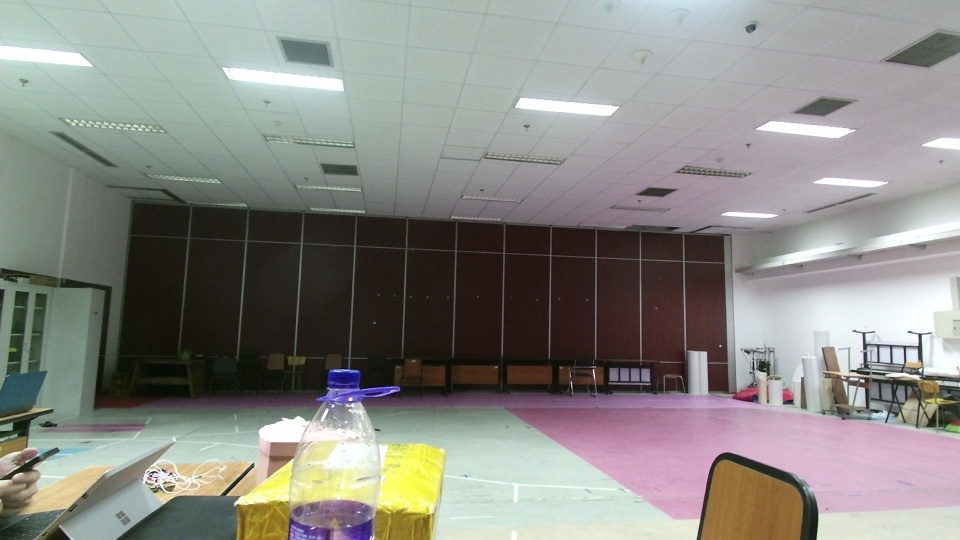
#> input picture modules/circle_detector/include/circle_detector/img/0.jpeg, 960 x 540 px
$ python circle_detector.py   (older library calls are emulated)
#> lines starting #> are read from the running program, lines starting #| are printed output that depends on the picture; after the words box and inside, x2 and y2 are one past the last pixel; in counts of white or black regions, pixels touching at a corner belong together
import numpy as np
import cv2
from matplotlib import pyplot as plt

class LineDetector():
    def __init__(self):
        # Images to be processed
        self.bgr = np.empty(0)
        self.hsv = np.empty(0)
        self.edges = np.empty(0)

        # Color value range in HSV space: default
        self.hsv_white1 = np.array([0, 0, 150])
        self.hsv_white2 = np.array([180, 60, 255])
        self.hsv_yellow1 = np.array([25, 140, 100])
        self.hsv_yellow2 = np.array([45, 255, 255])
        self.hsv_red1 = np.array([0, 140, 100])
        self.hsv_red2 = np.array([15, 255, 255])
        self.hsv_red3 = np.array([165, 140, 100])
        self.hsv_red4 = np.array([180, 255, 255])

        # Parameters for dilation, Canny, and etc: default
        self.dilation_kernel_size = 3
        self.canny_thresholds = [80,200]
        self.hough_threshold  = 20
        self.hough_min_line_length = 3
        self.hough_max_line_gap = 1
        self.max_color_dist=150
        self.coeff_yellow=1.25
        self.coeff_white=0.75
        self.sobel_threshold = 40.

    def _colorFilter(self, color):
        # threshold colors in HSV space
        if color == 'white':
            bw = cv2.inRange(self.hsv, self.hsv_white1, self.hsv_white2)
        elif color == 'yellow':
            bw = cv2.inRange(self.hsv, self.hsv_yellow1, self.hsv_yellow2)
        elif color == 'red':
            bw1 = cv2.inRange(self.hsv, self.hsv_red1, self.hsv_red2)
            bw2 = cv2.inRange(self.hsv, self.hsv_red3, self.hsv_red4)
            bw = cv2.bitwise_or(bw1, bw2)
        else:
            raise Exception('Error: Undefined color strings...')

        # binary dilation
        kernel = cv2.getStructuringElement(cv2.MORPH_ELLIPSE,(self.dilation_kernel_size, self.dilation_kernel_size))

        # refine edge for certain color
        edge_color = cv2.bitwise_and(cv2.dilate(bw, kernel), self.edges)

        return bw, edge_color

    # [71 lines left out: functions _lineFilter, _correctPixelOrdering, _findNormal, not called in this run]

    def _findEdge(self, gray):
        edges = cv2.Canny(gray, self.canny_thresholds[0], self.canny_thresholds[1], apertureSize = 3)
        return edges

    # [7 lines left out: function _HoughLine, not called in this run]

    def _HoughCircle(self, img):
        circles = cv2.HoughCircles(img,cv2.HOUGH_GRADIENT,1,20,
                                   param1=50,param2=40,minRadius=0,maxRadius=0)
        if circles is not None:
            circles = np.int16(np.around(circles))
        else:
            circles = []
        return circles

    # [27 lines left out: functions _checkBounds, _synthesizeLines, detectLines, not called in this run]

    def detectCircles(self):
        img = cv2.medianBlur(self.bgr,5)
        bw, edge_color = self._colorFilter('white')
        cv2.imshow("be", edge_color)
        cv2.waitKey(1)
        circles = self._HoughCircle(bw)

        self.drawCircles(circles)
        cv2.imshow("test", self.bgr)
        cv2.waitKey(0)

    def setImage(self, bgr):
        self.bgr = np.copy(bgr)
        self.hsv = cv2.cvtColor(bgr, cv2.COLOR_BGR2HSV)
        self.edges = self._findEdge(self.bgr)

    def getImage(self):
        return self.bgr

    def drawCircles(self, circles):
        if len(circles) > 0:
            for i in circles[0,:2]:
                # draw the outer circle
                cv2.circle(self.bgr,(i[0],i[1]),i[2],(0,255,0),2)
                # draw the center of the circle
                cv2.circle(self.bgr,(i[0],i[1]),2,(0,0,255),3)

    # [17 lines left out: functions drawLines, drawNormals, not called in this run]

def _main():
    img = cv2.imread('./img/0.jpeg')
#> img is the input picture: shape (540, 960, 3); mean B, G, R 132.9, 138.1, 138.1
    #d = LineDetector()
    d = LineDetector()
    d.setImage(img)
#> in setImage, `self.hsv = cv2.cvtColor(bgr, cv2.COLOR_BGR2HSV)`: self.hsv: shape (540, 960, 3); mean H, S, V 75.9, 44.5, 145.4
#> in _findEdge, `edges = cv2.Canny(gray, self.canny_thresholds[0], self.canny_threshold..`:
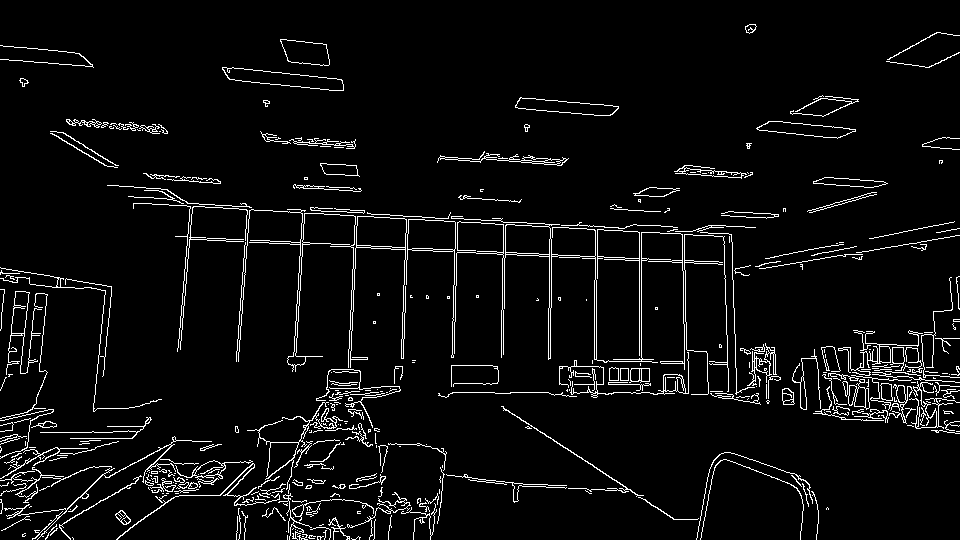
#> edges: shape (540, 960); 4.9% white in thin lines or dots
    d.detectCircles()
#> in _colorFilter, `bw = cv2.inRange(self.hsv, self.hsv_white1, self.hsv_white2)`:
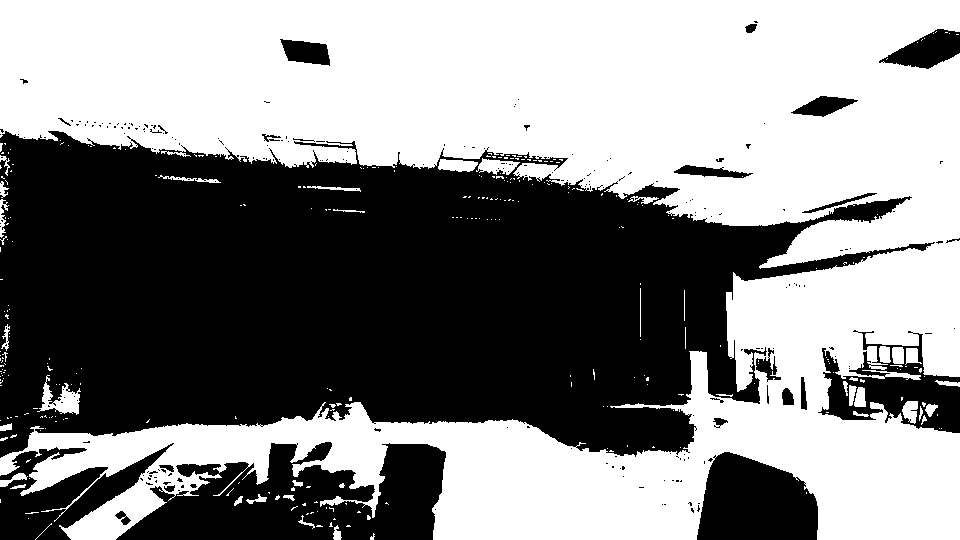
#> bw: shape (540, 960); 53.3% white; 226 black regions (199 under 20 px), largest, box (x1, y1, x2, y2) and area: (0, 131, 935, 458) 193811, (116, 442, 446, 540) 20596, (697, 452, 818, 540) 8349
#> in _colorFilter, `edge_color = cv2.bitwise_and(cv2.dilate(bw, kernel), self.edges)`:
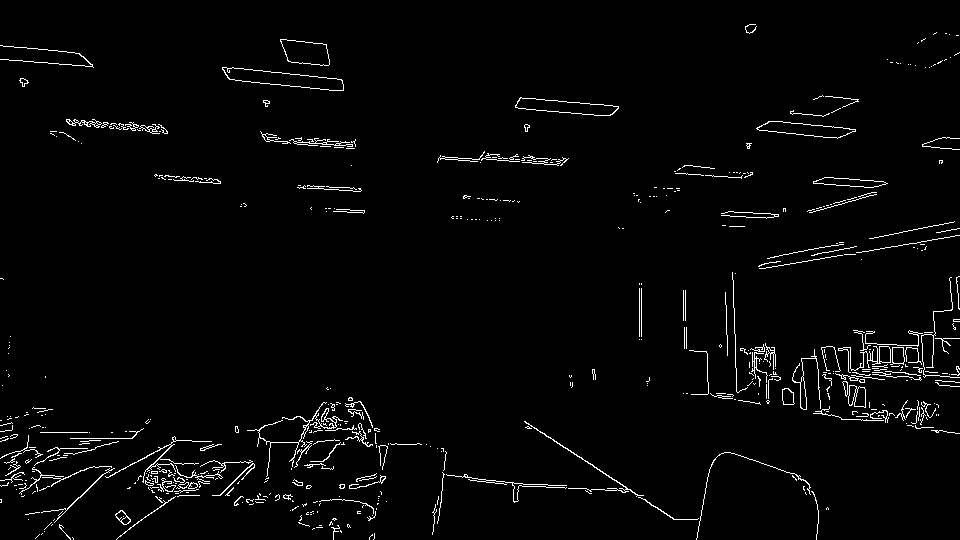
#> edge_color: shape (540, 960); 2.4% white in thin lines or dots
#> in _HoughCircle, `circles = cv2.HoughCircles(img,cv2.HOUGH_GRADIENT,1,20, param1=50,para..`: circles = [[882.5, 399.5, 34.3], [193.5, 353.5, 136.8], [239.5, 399.5, 103.4], [788.5, 348.5, 55.5], [844.5, 356.5, 21.6]]
#> in _HoughCircle, `circles = np.int16(np.around(circles))`: circles = [[882, 400, 34], [194, 354, 137], [240, 400, 103], [788, 348, 56], [844, 356, 22]]
#> the loop in drawCircles, `for i in circles[0,:2]:` made 2 passes
#> after the loop in drawCircles, `for i in circles[0,:2]:`:
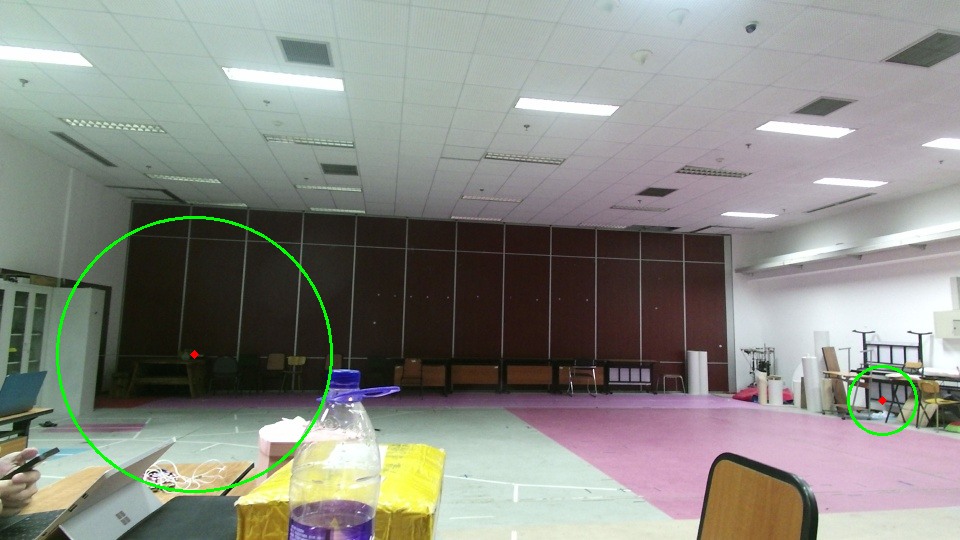
#> self.bgr: shape (540, 960, 3); 0.64% of pixels changed, all inside (x1, y1, x2, y2) = (56, 216, 918, 493)
    # [10 lines of commented-out code are left out]
if __name__ == '__main__':
    _main()

$ run again, with modules/circle_detector/include/circle_detector/img/2.jpeg copied over modules/circle_detector/include/circle_detector/img/0.jpeg
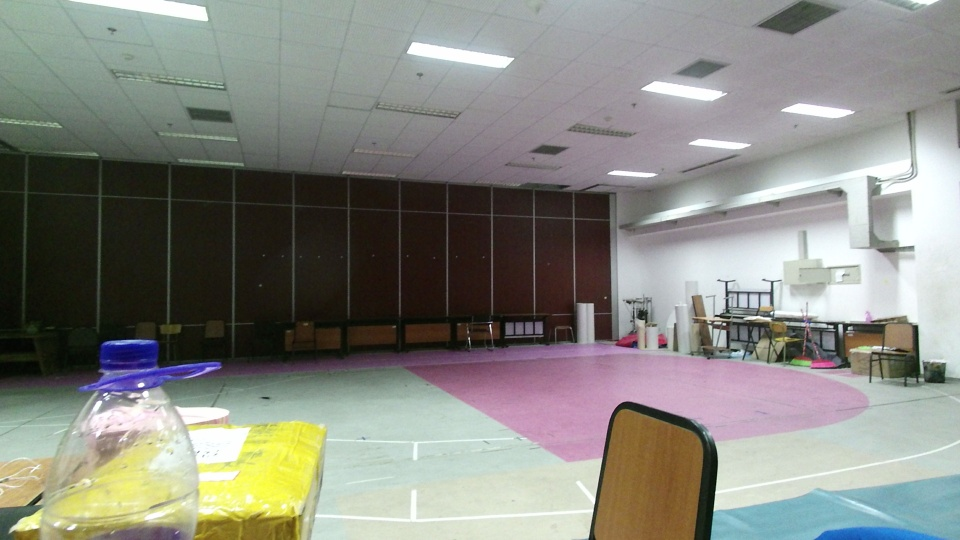
#> input picture modules/circle_detector/include/circle_detector/img/2.jpeg, 960 x 540 px
#> in _main, img is the input picture: shape (540, 960, 3); mean B, G, R 128.7, 135.8, 134.9
#> self.hsv: shape (540, 960, 3); mean H, S, V 73, 51.5, 142.8
#> in _findEdge, `edges = cv2.Canny(gray, self.canny_thresholds[0], self.canny_threshold..`:
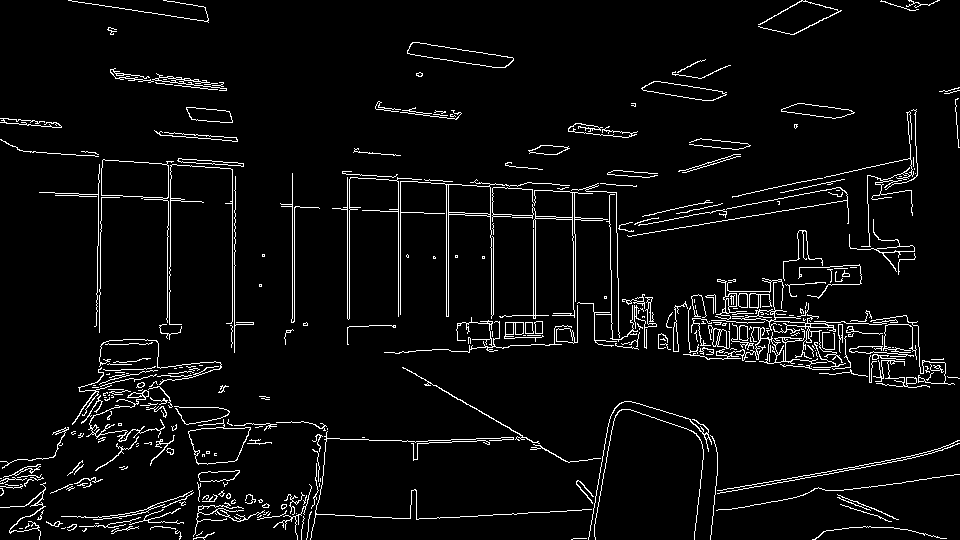
#> edges: shape (540, 960); 4.7% white in thin lines or dots
#> bw: shape (540, 960); 47.7% white; 416 white regions (368 under 20 px), largest, box (x1, y1, x2, y2) and area: (0, 0, 960, 540) 242430, (142, 509, 174, 527) 257, (842, 497, 886, 518) 194
#> edge_color: shape (540, 960); 2.3% white in thin lines or dots
#> in _HoughCircle, `circles = cv2.HoughCircles(img,cv2.HOUGH_GRADIENT,1,20, param1=50,para..`: circles = 53 rows, first 8: [722.5, 1.5, 206.2], [694.5, 92.5, 134.8], [728.5, 74.5, 142.5], [130.5, 297.5, 221.7], [108.5, 305.5, 227.9], [711.5, 261.5, 96.8], [836.5, 117.5, 77.6], [733.5, 440.5, 150.5]
#> in _HoughCircle, `circles = np.int16(np.around(circles))`: circles = 53 rows, first 8: [722, 2, 206], [694, 92, 135], [728, 74, 142], [130, 298, 222], [108, 306, 228], [712, 262, 97], [836, 118, 78], [734, 440, 150]
#> the loop in drawCircles, `for i in circles[0,:2]:` made 2 passes
#> after the loop in drawCircles, `for i in circles[0,:2]:`:
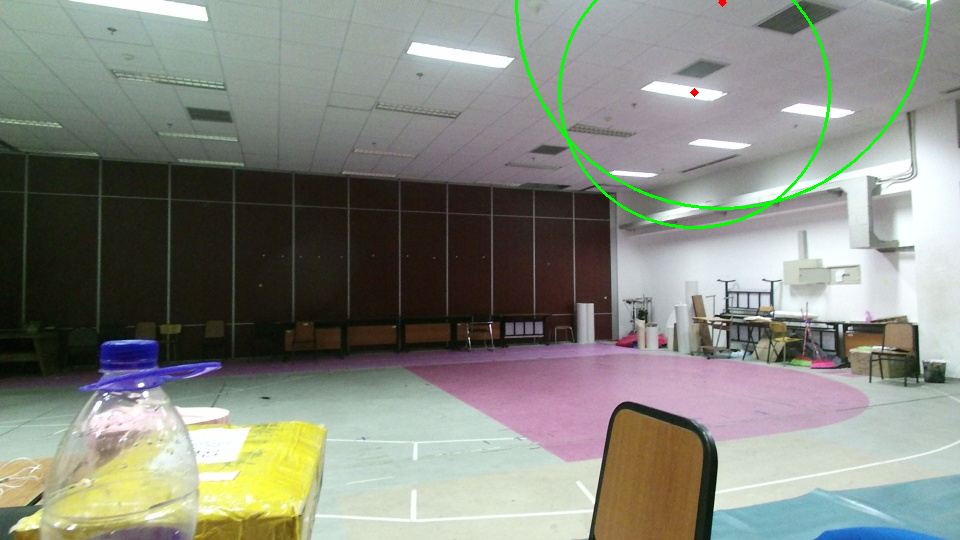
#> self.bgr: shape (540, 960, 3); 0.73% of pixels changed, all inside (x1, y1, x2, y2) = (515, 0, 930, 229)
